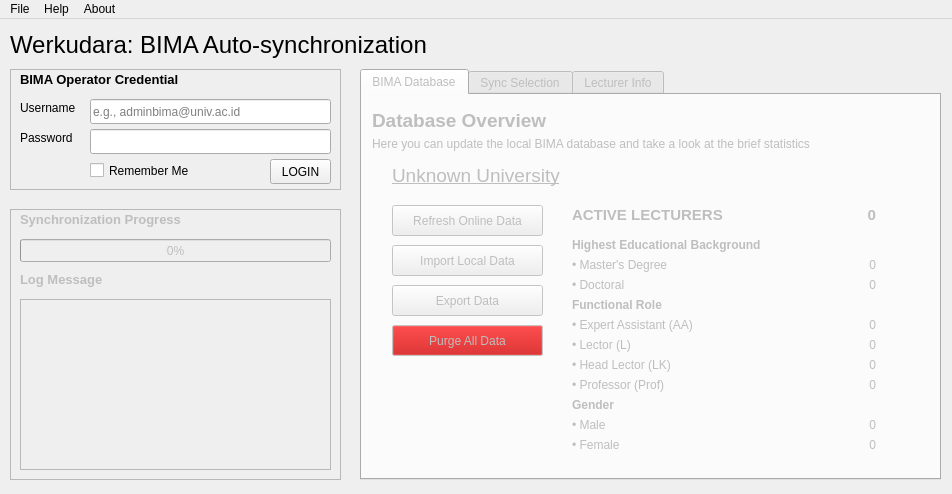
<?xml version="1.0" encoding="UTF-8"?>
<ui version="4.0">
 <class>MainWindow</class>
 <widget class="QMainWindow" name="MainWindow">
  <property name="geometry">
   <rect>
    <x>0</x>
    <y>0</y>
    <width>952</width>
    <height>494</height>
   </rect>
  </property>
  <property name="windowTitle">
   <string>Werkudara: BIMA Auto-synchronization</string>
  </property>
  <widget class="QWidget" name="centralwidget">
   <widget class="QLabel" name="title_app">
    <property name="geometry">
     <rect>
      <x>10</x>
      <y>10</y>
      <width>471</width>
      <height>31</height>
     </rect>
    </property>
    <property name="font">
     <font>
      <pointsize>18</pointsize>
     </font>
    </property>
    <property name="text">
     <string>Werkudara: BIMA Auto-synchronization</string>
    </property>
   </widget>
   <widget class="QFrame" name="frame_cred">
    <property name="geometry">
     <rect>
      <x>10</x>
      <y>50</y>
      <width>331</width>
      <height>121</height>
     </rect>
    </property>
    <property name="frameShape">
     <enum>QFrame::StyledPanel</enum>
    </property>
    <property name="frameShadow">
     <enum>QFrame::Raised</enum>
    </property>
    <widget class="QLabel" name="title_av">
     <property name="geometry">
      <rect>
       <x>10</x>
       <y>0</y>
       <width>201</width>
       <height>21</height>
      </rect>
     </property>
     <property name="font">
      <font>
       <pointsize>10</pointsize>
       <weight>75</weight>
       <bold>true</bold>
      </font>
     </property>
     <property name="text">
      <string>BIMA Operator Credential</string>
     </property>
    </widget>
    <widget class="QLabel" name="title_avpass">
     <property name="geometry">
      <rect>
       <x>10</x>
       <y>60</y>
       <width>61</width>
       <height>17</height>
      </rect>
     </property>
     <property name="text">
      <string>Password</string>
     </property>
    </widget>
    <widget class="QLabel" name="title_avuser">
     <property name="geometry">
      <rect>
       <x>10</x>
       <y>30</y>
       <width>61</width>
       <height>17</height>
      </rect>
     </property>
     <property name="text">
      <string>Username</string>
     </property>
    </widget>
    <widget class="QLineEdit" name="input_user">
     <property name="geometry">
      <rect>
       <x>80</x>
       <y>30</y>
       <width>241</width>
       <height>25</height>
      </rect>
     </property>
     <property name="placeholderText">
      <string>e.g., adminbima@univ.ac.id</string>
     </property>
    </widget>
    <widget class="QLineEdit" name="input_pass">
     <property name="geometry">
      <rect>
       <x>80</x>
       <y>60</y>
       <width>241</width>
       <height>25</height>
      </rect>
     </property>
     <property name="inputMask">
      <string/>
     </property>
     <property name="text">
      <string/>
     </property>
     <property name="echoMode">
      <enum>QLineEdit::Password</enum>
     </property>
    </widget>
    <widget class="QPushButton" name="btn_login">
     <property name="geometry">
      <rect>
       <x>260</x>
       <y>90</y>
       <width>61</width>
       <height>25</height>
      </rect>
     </property>
     <property name="text">
      <string>LOGIN</string>
     </property>
    </widget>
    <widget class="QCheckBox" name="checkbox_remember">
     <property name="geometry">
      <rect>
       <x>80</x>
       <y>90</y>
       <width>111</width>
       <height>23</height>
      </rect>
     </property>
     <property name="text">
      <string>Remember Me</string>
     </property>
     <property name="checked">
      <bool>false</bool>
     </property>
    </widget>
   </widget>
   <widget class="QTabWidget" name="frame_tab">
    <property name="enabled">
     <bool>false</bool>
    </property>
    <property name="geometry">
     <rect>
      <x>360</x>
      <y>50</y>
      <width>581</width>
      <height>411</height>
     </rect>
    </property>
    <property name="currentIndex">
     <number>0</number>
    </property>
    <widget class="QWidget" name="tab_1">
     <attribute name="title">
      <string>BIMA Database</string>
     </attribute>
     <widget class="QPushButton" name="btn_refresh">
      <property name="geometry">
       <rect>
        <x>30</x>
        <y>110</y>
        <width>151</width>
        <height>31</height>
       </rect>
      </property>
      <property name="font">
       <font>
        <pointsize>9</pointsize>
       </font>
      </property>
      <property name="text">
       <string>Refresh Online Data</string>
      </property>
     </widget>
     <widget class="QPushButton" name="btn_import">
      <property name="geometry">
       <rect>
        <x>30</x>
        <y>150</y>
        <width>151</width>
        <height>31</height>
       </rect>
      </property>
      <property name="font">
       <font>
        <pointsize>9</pointsize>
       </font>
      </property>
      <property name="text">
       <string>Import Local Data</string>
      </property>
     </widget>
     <widget class="QPushButton" name="btn_export">
      <property name="geometry">
       <rect>
        <x>30</x>
        <y>190</y>
        <width>151</width>
        <height>31</height>
       </rect>
      </property>
      <property name="font">
       <font>
        <pointsize>9</pointsize>
       </font>
      </property>
      <property name="text">
       <string>Export Data</string>
      </property>
     </widget>
     <widget class="QLabel" name="title_sub_3">
      <property name="geometry">
       <rect>
        <x>10</x>
        <y>40</y>
        <width>471</width>
        <height>17</height>
       </rect>
      </property>
      <property name="text">
       <string>Here you can update the local BIMA database and take a look at the brief statistics</string>
      </property>
     </widget>
     <widget class="QLabel" name="title_main_3">
      <property name="geometry">
       <rect>
        <x>10</x>
        <y>10</y>
        <width>251</width>
        <height>31</height>
       </rect>
      </property>
      <property name="font">
       <font>
        <pointsize>14</pointsize>
        <weight>75</weight>
        <bold>true</bold>
       </font>
      </property>
      <property name="text">
       <string>Database Overview</string>
      </property>
     </widget>
     <widget class="QPushButton" name="btn_purge">
      <property name="geometry">
       <rect>
        <x>30</x>
        <y>230</y>
        <width>151</width>
        <height>31</height>
       </rect>
      </property>
      <property name="palette">
       <palette>
        <active>
         <colorrole role="Button">
          <brush brushstyle="SolidPattern">
           <color alpha="255">
            <red>190</red>
            <green>0</green>
            <blue>0</blue>
           </color>
          </brush>
         </colorrole>
        </active>
        <inactive>
         <colorrole role="Button">
          <brush brushstyle="SolidPattern">
           <color alpha="255">
            <red>190</red>
            <green>0</green>
            <blue>0</blue>
           </color>
          </brush>
         </colorrole>
        </inactive>
        <disabled>
         <colorrole role="Button">
          <brush brushstyle="SolidPattern">
           <color alpha="255">
            <red>190</red>
            <green>0</green>
            <blue>0</blue>
           </color>
          </brush>
         </colorrole>
        </disabled>
       </palette>
      </property>
      <property name="font">
       <font>
        <pointsize>9</pointsize>
       </font>
      </property>
      <property name="text">
       <string>Purge All Data</string>
      </property>
      <property name="flat">
       <bool>false</bool>
      </property>
     </widget>
     <widget class="QLabel" name="label_2">
      <property name="geometry">
       <rect>
        <x>210</x>
        <y>100</y>
        <width>221</width>
        <height>40</height>
       </rect>
      </property>
      <property name="font">
       <font>
        <pointsize>11</pointsize>
        <weight>75</weight>
        <bold>true</bold>
       </font>
      </property>
      <property name="text">
       <string>ACTIVE LECTURERS</string>
      </property>
     </widget>
     <widget class="QLabel" name="stat_1">
      <property name="geometry">
       <rect>
        <x>460</x>
        <y>100</y>
        <width>54</width>
        <height>40</height>
       </rect>
      </property>
      <property name="font">
       <font>
        <pointsize>11</pointsize>
        <weight>75</weight>
        <bold>true</bold>
       </font>
      </property>
      <property name="text">
       <string>0</string>
      </property>
      <property name="alignment">
       <set>Qt::AlignRight|Qt::AlignTrailing|Qt::AlignVCenter</set>
      </property>
     </widget>
     <widget class="QLabel" name="label_5">
      <property name="geometry">
       <rect>
        <x>210</x>
        <y>130</y>
        <width>221</width>
        <height>40</height>
       </rect>
      </property>
      <property name="font">
       <font>
        <weight>75</weight>
        <bold>true</bold>
       </font>
      </property>
      <property name="text">
       <string>Highest Educational Background</string>
      </property>
     </widget>
     <widget class="QLabel" name="label_6">
      <property name="geometry">
       <rect>
        <x>210</x>
        <y>150</y>
        <width>221</width>
        <height>40</height>
       </rect>
      </property>
      <property name="font">
       <font>
        <weight>50</weight>
        <bold>false</bold>
       </font>
      </property>
      <property name="text">
       <string>• Master's Degree</string>
      </property>
     </widget>
     <widget class="QLabel" name="label_7">
      <property name="geometry">
       <rect>
        <x>210</x>
        <y>170</y>
        <width>221</width>
        <height>40</height>
       </rect>
      </property>
      <property name="font">
       <font>
        <weight>50</weight>
        <bold>false</bold>
       </font>
      </property>
      <property name="text">
       <string>• Doctoral</string>
      </property>
     </widget>
     <widget class="QLabel" name="label_8">
      <property name="geometry">
       <rect>
        <x>210</x>
        <y>190</y>
        <width>221</width>
        <height>40</height>
       </rect>
      </property>
      <property name="font">
       <font>
        <weight>75</weight>
        <bold>true</bold>
       </font>
      </property>
      <property name="text">
       <string>Functional Role</string>
      </property>
     </widget>
     <widget class="QLabel" name="label_10">
      <property name="geometry">
       <rect>
        <x>210</x>
        <y>210</y>
        <width>221</width>
        <height>40</height>
       </rect>
      </property>
      <property name="font">
       <font>
        <weight>50</weight>
        <bold>false</bold>
       </font>
      </property>
      <property name="text">
       <string>• Expert Assistant (AA)</string>
      </property>
     </widget>
     <widget class="QLabel" name="label_11">
      <property name="geometry">
       <rect>
        <x>210</x>
        <y>230</y>
        <width>221</width>
        <height>40</height>
       </rect>
      </property>
      <property name="font">
       <font>
        <weight>50</weight>
        <bold>false</bold>
       </font>
      </property>
      <property name="text">
       <string>• Lector (L)</string>
      </property>
     </widget>
     <widget class="QLabel" name="label_12">
      <property name="geometry">
       <rect>
        <x>210</x>
        <y>250</y>
        <width>221</width>
        <height>40</height>
       </rect>
      </property>
      <property name="font">
       <font>
        <weight>50</weight>
        <bold>false</bold>
       </font>
      </property>
      <property name="text">
       <string>• Head Lector (LK)</string>
      </property>
     </widget>
     <widget class="QLabel" name="label_13">
      <property name="geometry">
       <rect>
        <x>210</x>
        <y>270</y>
        <width>221</width>
        <height>40</height>
       </rect>
      </property>
      <property name="font">
       <font>
        <weight>50</weight>
        <bold>false</bold>
       </font>
      </property>
      <property name="text">
       <string>• Professor (Prof)</string>
      </property>
     </widget>
     <widget class="QLabel" name="label_14">
      <property name="geometry">
       <rect>
        <x>210</x>
        <y>290</y>
        <width>221</width>
        <height>40</height>
       </rect>
      </property>
      <property name="font">
       <font>
        <weight>75</weight>
        <bold>true</bold>
       </font>
      </property>
      <property name="text">
       <string>Gender</string>
      </property>
     </widget>
     <widget class="QLabel" name="label_16">
      <property name="geometry">
       <rect>
        <x>210</x>
        <y>310</y>
        <width>221</width>
        <height>40</height>
       </rect>
      </property>
      <property name="font">
       <font>
        <weight>50</weight>
        <bold>false</bold>
       </font>
      </property>
      <property name="text">
       <string>• Male</string>
      </property>
     </widget>
     <widget class="QLabel" name="label_17">
      <property name="geometry">
       <rect>
        <x>210</x>
        <y>330</y>
        <width>221</width>
        <height>40</height>
       </rect>
      </property>
      <property name="font">
       <font>
        <weight>50</weight>
        <bold>false</bold>
       </font>
      </property>
      <property name="text">
       <string>• Female</string>
      </property>
     </widget>
     <widget class="QLabel" name="stat_2">
      <property name="geometry">
       <rect>
        <x>460</x>
        <y>150</y>
        <width>54</width>
        <height>40</height>
       </rect>
      </property>
      <property name="font">
       <font>
        <pointsize>9</pointsize>
        <weight>50</weight>
        <bold>false</bold>
       </font>
      </property>
      <property name="text">
       <string>0</string>
      </property>
      <property name="alignment">
       <set>Qt::AlignRight|Qt::AlignTrailing|Qt::AlignVCenter</set>
      </property>
     </widget>
     <widget class="QLabel" name="stat_3">
      <property name="geometry">
       <rect>
        <x>460</x>
        <y>170</y>
        <width>54</width>
        <height>40</height>
       </rect>
      </property>
      <property name="font">
       <font>
        <pointsize>9</pointsize>
        <weight>50</weight>
        <bold>false</bold>
       </font>
      </property>
      <property name="text">
       <string>0</string>
      </property>
      <property name="alignment">
       <set>Qt::AlignRight|Qt::AlignTrailing|Qt::AlignVCenter</set>
      </property>
     </widget>
     <widget class="QLabel" name="stat_4">
      <property name="geometry">
       <rect>
        <x>460</x>
        <y>210</y>
        <width>54</width>
        <height>40</height>
       </rect>
      </property>
      <property name="font">
       <font>
        <pointsize>9</pointsize>
        <weight>50</weight>
        <bold>false</bold>
       </font>
      </property>
      <property name="text">
       <string>0</string>
      </property>
      <property name="alignment">
       <set>Qt::AlignRight|Qt::AlignTrailing|Qt::AlignVCenter</set>
      </property>
     </widget>
     <widget class="QLabel" name="stat_5">
      <property name="geometry">
       <rect>
        <x>460</x>
        <y>230</y>
        <width>54</width>
        <height>40</height>
       </rect>
      </property>
      <property name="font">
       <font>
        <pointsize>9</pointsize>
        <weight>50</weight>
        <bold>false</bold>
       </font>
      </property>
      <property name="text">
       <string>0</string>
      </property>
      <property name="alignment">
       <set>Qt::AlignRight|Qt::AlignTrailing|Qt::AlignVCenter</set>
      </property>
     </widget>
     <widget class="QLabel" name="stat_6">
      <property name="geometry">
       <rect>
        <x>460</x>
        <y>250</y>
        <width>54</width>
        <height>40</height>
       </rect>
      </property>
      <property name="font">
       <font>
        <pointsize>9</pointsize>
        <weight>50</weight>
        <bold>false</bold>
       </font>
      </property>
      <property name="text">
       <string>0</string>
      </property>
      <property name="alignment">
       <set>Qt::AlignRight|Qt::AlignTrailing|Qt::AlignVCenter</set>
      </property>
     </widget>
     <widget class="QLabel" name="stat_7">
      <property name="geometry">
       <rect>
        <x>460</x>
        <y>270</y>
        <width>54</width>
        <height>40</height>
       </rect>
      </property>
      <property name="font">
       <font>
        <pointsize>9</pointsize>
        <weight>50</weight>
        <bold>false</bold>
       </font>
      </property>
      <property name="text">
       <string>0</string>
      </property>
      <property name="alignment">
       <set>Qt::AlignRight|Qt::AlignTrailing|Qt::AlignVCenter</set>
      </property>
     </widget>
     <widget class="QLabel" name="stat_8">
      <property name="geometry">
       <rect>
        <x>460</x>
        <y>310</y>
        <width>54</width>
        <height>40</height>
       </rect>
      </property>
      <property name="font">
       <font>
        <pointsize>9</pointsize>
        <weight>50</weight>
        <bold>false</bold>
       </font>
      </property>
      <property name="text">
       <string>0</string>
      </property>
      <property name="alignment">
       <set>Qt::AlignRight|Qt::AlignTrailing|Qt::AlignVCenter</set>
      </property>
     </widget>
     <widget class="QLabel" name="stat_9">
      <property name="geometry">
       <rect>
        <x>460</x>
        <y>330</y>
        <width>54</width>
        <height>40</height>
       </rect>
      </property>
      <property name="font">
       <font>
        <pointsize>9</pointsize>
        <weight>50</weight>
        <bold>false</bold>
       </font>
      </property>
      <property name="text">
       <string>0</string>
      </property>
      <property name="alignment">
       <set>Qt::AlignRight|Qt::AlignTrailing|Qt::AlignVCenter</set>
      </property>
     </widget>
     <widget class="QLabel" name="label_48">
      <property name="geometry">
       <rect>
        <x>30</x>
        <y>70</y>
        <width>480</width>
        <height>21</height>
       </rect>
      </property>
      <property name="font">
       <font>
        <pointsize>14</pointsize>
        <weight>50</weight>
        <italic>false</italic>
        <bold>false</bold>
        <underline>true</underline>
       </font>
      </property>
      <property name="text">
       <string>Unknown University</string>
      </property>
     </widget>
    </widget>
    <widget class="QWidget" name="tab_2">
     <attribute name="title">
      <string>Sync Selection</string>
     </attribute>
     <widget class="QLabel" name="title_main">
      <property name="geometry">
       <rect>
        <x>10</x>
        <y>10</y>
        <width>251</width>
        <height>31</height>
       </rect>
      </property>
      <property name="font">
       <font>
        <pointsize>14</pointsize>
        <weight>75</weight>
        <bold>true</bold>
       </font>
      </property>
      <property name="text">
       <string>Synchronization Selection</string>
      </property>
     </widget>
     <widget class="QRadioButton" name="radio_sync_some">
      <property name="geometry">
       <rect>
        <x>10</x>
        <y>80</y>
        <width>221</width>
        <height>23</height>
       </rect>
      </property>
      <property name="text">
       <string>Only sync selected lecturers:</string>
      </property>
      <property name="checked">
       <bool>false</bool>
      </property>
     </widget>
     <widget class="QLabel" name="title_sub">
      <property name="geometry">
       <rect>
        <x>10</x>
        <y>40</y>
        <width>431</width>
        <height>17</height>
       </rect>
      </property>
      <property name="text">
       <string>Please determine the BIMA lecturers whose PDDIKTI data you wish to sync</string>
      </property>
     </widget>
     <widget class="QPushButton" name="btn_sync_now">
      <property name="geometry">
       <rect>
        <x>450</x>
        <y>70</y>
        <width>121</width>
        <height>31</height>
       </rect>
      </property>
      <property name="font">
       <font>
        <pointsize>12</pointsize>
        <weight>75</weight>
        <bold>true</bold>
       </font>
      </property>
      <property name="text">
       <string>SYNC NOW!</string>
      </property>
     </widget>
     <widget class="QRadioButton" name="radio_sync_all">
      <property name="geometry">
       <rect>
        <x>10</x>
        <y>60</y>
        <width>221</width>
        <height>23</height>
       </rect>
      </property>
      <property name="text">
       <string>Sync all BIMA lecturers</string>
      </property>
      <property name="checked">
       <bool>true</bool>
      </property>
     </widget>
     <widget class="QFrame" name="frame_lecturers">
      <property name="enabled">
       <bool>false</bool>
      </property>
      <property name="geometry">
       <rect>
        <x>10</x>
        <y>110</y>
        <width>561</width>
        <height>261</height>
       </rect>
      </property>
      <property name="frameShape">
       <enum>QFrame::StyledPanel</enum>
      </property>
      <property name="frameShadow">
       <enum>QFrame::Raised</enum>
      </property>
      <widget class="QLabel" name="title_lecturers_left">
       <property name="geometry">
        <rect>
         <x>20</x>
         <y>10</y>
         <width>171</width>
         <height>21</height>
        </rect>
       </property>
       <property name="font">
        <font>
         <weight>75</weight>
         <bold>true</bold>
        </font>
       </property>
       <property name="text">
        <string>List of Active Lecturers:</string>
       </property>
      </widget>
      <widget class="QPushButton" name="btn_move_left">
       <property name="geometry">
        <rect>
         <x>260</x>
         <y>140</y>
         <width>41</width>
         <height>25</height>
        </rect>
       </property>
       <property name="text">
        <string>&lt;&lt;&lt;</string>
       </property>
      </widget>
      <widget class="QPushButton" name="btn_move_right">
       <property name="geometry">
        <rect>
         <x>260</x>
         <y>100</y>
         <width>41</width>
         <height>25</height>
        </rect>
       </property>
       <property name="text">
        <string>&gt;&gt;&gt;</string>
       </property>
      </widget>
      <widget class="QListWidget" name="list_lecturers_left">
       <property name="enabled">
        <bool>false</bool>
       </property>
       <property name="geometry">
        <rect>
         <x>20</x>
         <y>31</y>
         <width>231</width>
         <height>211</height>
        </rect>
       </property>
       <property name="selectionMode">
        <enum>QAbstractItemView::ExtendedSelection</enum>
       </property>
      </widget>
      <widget class="QLabel" name="title_lecturers_right">
       <property name="geometry">
        <rect>
         <x>310</x>
         <y>10</y>
         <width>231</width>
         <height>21</height>
        </rect>
       </property>
       <property name="font">
        <font>
         <weight>75</weight>
         <bold>true</bold>
        </font>
       </property>
       <property name="text">
        <string>Lecturers queued for synchronization:</string>
       </property>
      </widget>
      <widget class="QListWidget" name="list_lecturers_right">
       <property name="enabled">
        <bool>false</bool>
       </property>
       <property name="geometry">
        <rect>
         <x>310</x>
         <y>30</y>
         <width>231</width>
         <height>211</height>
        </rect>
       </property>
       <property name="selectionMode">
        <enum>QAbstractItemView::ExtendedSelection</enum>
       </property>
      </widget>
     </widget>
    </widget>
    <widget class="QWidget" name="tab_3">
     <attribute name="title">
      <string>Lecturer Info</string>
     </attribute>
     <widget class="QLabel" name="label_47">
      <property name="geometry">
       <rect>
        <x>10</x>
        <y>10</y>
        <width>311</width>
        <height>31</height>
       </rect>
      </property>
      <property name="font">
       <font>
        <pointsize>14</pointsize>
        <weight>75</weight>
        <bold>true</bold>
       </font>
      </property>
      <property name="text">
       <string>Detailed Lecturer Information</string>
      </property>
     </widget>
     <widget class="QLabel" name="label_49">
      <property name="geometry">
       <rect>
        <x>10</x>
        <y>40</y>
        <width>521</width>
        <height>17</height>
       </rect>
      </property>
      <property name="text">
       <string>Please select from the list of active lecturers in the left pane to take a look at the detail info</string>
      </property>
     </widget>
     <widget class="QLabel" name="label_46">
      <property name="geometry">
       <rect>
        <x>20</x>
        <y>70</y>
        <width>151</width>
        <height>21</height>
       </rect>
      </property>
      <property name="font">
       <font>
        <weight>75</weight>
        <bold>true</bold>
       </font>
      </property>
      <property name="text">
       <string>List of Active Lecturers:</string>
      </property>
     </widget>
     <widget class="QListWidget" name="list_active_lecturers">
      <property name="enabled">
       <bool>false</bool>
      </property>
      <property name="geometry">
       <rect>
        <x>20</x>
        <y>91</y>
        <width>201</width>
        <height>271</height>
       </rect>
      </property>
      <property name="selectionMode">
       <enum>QAbstractItemView::SingleSelection</enum>
      </property>
     </widget>
     <widget class="QLabel" name="label_24">
      <property name="geometry">
       <rect>
        <x>240</x>
        <y>70</y>
        <width>91</width>
        <height>17</height>
       </rect>
      </property>
      <property name="font">
       <font>
        <weight>75</weight>
        <bold>true</bold>
       </font>
      </property>
      <property name="text">
       <string>NAME</string>
      </property>
     </widget>
     <widget class="QLabel" name="info_name">
      <property name="geometry">
       <rect>
        <x>340</x>
        <y>70</y>
        <width>221</width>
        <height>31</height>
       </rect>
      </property>
      <property name="font">
       <font>
        <weight>50</weight>
        <bold>false</bold>
       </font>
      </property>
      <property name="text">
       <string>-</string>
      </property>
      <property name="alignment">
       <set>Qt::AlignLeading|Qt::AlignLeft|Qt::AlignTop</set>
      </property>
      <property name="wordWrap">
       <bool>true</bool>
      </property>
     </widget>
     <widget class="QLabel" name="label_26">
      <property name="geometry">
       <rect>
        <x>240</x>
        <y>110</y>
        <width>91</width>
        <height>17</height>
       </rect>
      </property>
      <property name="font">
       <font>
        <weight>75</weight>
        <bold>true</bold>
       </font>
      </property>
      <property name="text">
       <string>ROLE</string>
      </property>
     </widget>
     <widget class="QLabel" name="info_role">
      <property name="geometry">
       <rect>
        <x>340</x>
        <y>110</y>
        <width>221</width>
        <height>17</height>
       </rect>
      </property>
      <property name="font">
       <font>
        <weight>50</weight>
        <bold>false</bold>
       </font>
      </property>
      <property name="text">
       <string>-</string>
      </property>
     </widget>
     <widget class="QLabel" name="label_28">
      <property name="geometry">
       <rect>
        <x>240</x>
        <y>150</y>
        <width>91</width>
        <height>17</height>
       </rect>
      </property>
      <property name="font">
       <font>
        <weight>75</weight>
        <bold>true</bold>
       </font>
      </property>
      <property name="text">
       <string>PROGRAM</string>
      </property>
     </widget>
     <widget class="QLabel" name="info_program">
      <property name="geometry">
       <rect>
        <x>340</x>
        <y>150</y>
        <width>221</width>
        <height>17</height>
       </rect>
      </property>
      <property name="font">
       <font>
        <weight>50</weight>
        <bold>false</bold>
       </font>
      </property>
      <property name="text">
       <string>-</string>
      </property>
     </widget>
     <widget class="QLabel" name="label_30">
      <property name="geometry">
       <rect>
        <x>240</x>
        <y>170</y>
        <width>91</width>
        <height>17</height>
       </rect>
      </property>
      <property name="font">
       <font>
        <weight>75</weight>
        <bold>true</bold>
       </font>
      </property>
      <property name="text">
       <string>NIDN</string>
      </property>
     </widget>
     <widget class="QLabel" name="info_nidn">
      <property name="geometry">
       <rect>
        <x>340</x>
        <y>170</y>
        <width>221</width>
        <height>17</height>
       </rect>
      </property>
      <property name="font">
       <font>
        <weight>50</weight>
        <bold>false</bold>
       </font>
      </property>
      <property name="text">
       <string>-</string>
      </property>
     </widget>
     <widget class="QLabel" name="label_32">
      <property name="geometry">
       <rect>
        <x>240</x>
        <y>190</y>
        <width>91</width>
        <height>17</height>
       </rect>
      </property>
      <property name="font">
       <font>
        <weight>75</weight>
        <bold>true</bold>
       </font>
      </property>
      <property name="text">
       <string>NATIONAL ID</string>
      </property>
     </widget>
     <widget class="QLabel" name="info_nat_id">
      <property name="geometry">
       <rect>
        <x>340</x>
        <y>190</y>
        <width>221</width>
        <height>17</height>
       </rect>
      </property>
      <property name="font">
       <font>
        <weight>50</weight>
        <bold>false</bold>
       </font>
      </property>
      <property name="text">
       <string>-</string>
      </property>
     </widget>
     <widget class="QLabel" name="label_34">
      <property name="geometry">
       <rect>
        <x>240</x>
        <y>210</y>
        <width>101</width>
        <height>17</height>
       </rect>
      </property>
      <property name="font">
       <font>
        <weight>75</weight>
        <bold>true</bold>
       </font>
      </property>
      <property name="text">
       <string>BIRTHPLACE</string>
      </property>
     </widget>
     <widget class="QLabel" name="info_birthplace">
      <property name="geometry">
       <rect>
        <x>340</x>
        <y>210</y>
        <width>221</width>
        <height>17</height>
       </rect>
      </property>
      <property name="font">
       <font>
        <weight>50</weight>
        <bold>false</bold>
       </font>
      </property>
      <property name="text">
       <string>-</string>
      </property>
     </widget>
     <widget class="QLabel" name="label_36">
      <property name="geometry">
       <rect>
        <x>240</x>
        <y>230</y>
        <width>91</width>
        <height>17</height>
       </rect>
      </property>
      <property name="font">
       <font>
        <weight>75</weight>
        <bold>true</bold>
       </font>
      </property>
      <property name="text">
       <string>DATE OF BIRTH</string>
      </property>
     </widget>
     <widget class="QLabel" name="info_dob">
      <property name="geometry">
       <rect>
        <x>340</x>
        <y>230</y>
        <width>221</width>
        <height>17</height>
       </rect>
      </property>
      <property name="font">
       <font>
        <weight>50</weight>
        <bold>false</bold>
       </font>
      </property>
      <property name="text">
       <string>-</string>
      </property>
     </widget>
     <widget class="QLabel" name="label_38">
      <property name="geometry">
       <rect>
        <x>240</x>
        <y>250</y>
        <width>91</width>
        <height>17</height>
       </rect>
      </property>
      <property name="font">
       <font>
        <weight>75</weight>
        <bold>true</bold>
       </font>
      </property>
      <property name="text">
       <string>PHONE</string>
      </property>
     </widget>
     <widget class="QLabel" name="info_phone">
      <property name="geometry">
       <rect>
        <x>340</x>
        <y>250</y>
        <width>221</width>
        <height>17</height>
       </rect>
      </property>
      <property name="font">
       <font>
        <weight>50</weight>
        <bold>false</bold>
       </font>
      </property>
      <property name="text">
       <string>-</string>
      </property>
     </widget>
     <widget class="QLabel" name="label_40">
      <property name="geometry">
       <rect>
        <x>240</x>
        <y>270</y>
        <width>91</width>
        <height>17</height>
       </rect>
      </property>
      <property name="font">
       <font>
        <weight>75</weight>
        <bold>true</bold>
       </font>
      </property>
      <property name="text">
       <string>EMAIL</string>
      </property>
     </widget>
     <widget class="QLabel" name="info_email">
      <property name="geometry">
       <rect>
        <x>340</x>
        <y>270</y>
        <width>221</width>
        <height>17</height>
       </rect>
      </property>
      <property name="font">
       <font>
        <weight>50</weight>
        <bold>false</bold>
       </font>
      </property>
      <property name="text">
       <string>-</string>
      </property>
     </widget>
     <widget class="QLabel" name="label_42">
      <property name="geometry">
       <rect>
        <x>240</x>
        <y>330</y>
        <width>91</width>
        <height>17</height>
       </rect>
      </property>
      <property name="font">
       <font>
        <weight>75</weight>
        <bold>true</bold>
       </font>
      </property>
      <property name="text">
       <string>ADDRESS</string>
      </property>
     </widget>
     <widget class="QLabel" name="info_address">
      <property name="geometry">
       <rect>
        <x>340</x>
        <y>330</y>
        <width>221</width>
        <height>31</height>
       </rect>
      </property>
      <property name="font">
       <font>
        <weight>50</weight>
        <bold>false</bold>
       </font>
      </property>
      <property name="text">
       <string>-</string>
      </property>
      <property name="alignment">
       <set>Qt::AlignLeading|Qt::AlignLeft|Qt::AlignTop</set>
      </property>
      <property name="wordWrap">
       <bool>true</bool>
      </property>
     </widget>
     <widget class="QLabel" name="label_44">
      <property name="geometry">
       <rect>
        <x>240</x>
        <y>290</y>
        <width>91</width>
        <height>17</height>
       </rect>
      </property>
      <property name="font">
       <font>
        <weight>75</weight>
        <bold>true</bold>
       </font>
      </property>
      <property name="text">
       <string>GENDER</string>
      </property>
     </widget>
     <widget class="QLabel" name="label_45">
      <property name="geometry">
       <rect>
        <x>240</x>
        <y>310</y>
        <width>91</width>
        <height>17</height>
       </rect>
      </property>
      <property name="font">
       <font>
        <weight>75</weight>
        <bold>true</bold>
       </font>
      </property>
      <property name="text">
       <string>AFFILIATION</string>
      </property>
     </widget>
     <widget class="QLabel" name="info_gender">
      <property name="geometry">
       <rect>
        <x>340</x>
        <y>290</y>
        <width>221</width>
        <height>17</height>
       </rect>
      </property>
      <property name="font">
       <font>
        <weight>50</weight>
        <bold>false</bold>
       </font>
      </property>
      <property name="text">
       <string>-</string>
      </property>
     </widget>
     <widget class="QLabel" name="info_affiliation">
      <property name="geometry">
       <rect>
        <x>340</x>
        <y>310</y>
        <width>221</width>
        <height>17</height>
       </rect>
      </property>
      <property name="font">
       <font>
        <weight>50</weight>
        <bold>false</bold>
       </font>
      </property>
      <property name="text">
       <string>-</string>
      </property>
     </widget>
     <widget class="QLabel" name="info_highest_degree">
      <property name="geometry">
       <rect>
        <x>340</x>
        <y>130</y>
        <width>221</width>
        <height>17</height>
       </rect>
      </property>
      <property name="font">
       <font>
        <weight>50</weight>
        <bold>false</bold>
       </font>
      </property>
      <property name="text">
       <string>-</string>
      </property>
     </widget>
     <widget class="QLabel" name="label_29">
      <property name="geometry">
       <rect>
        <x>240</x>
        <y>130</y>
        <width>91</width>
        <height>17</height>
       </rect>
      </property>
      <property name="font">
       <font>
        <weight>75</weight>
        <bold>true</bold>
       </font>
      </property>
      <property name="text">
       <string>EDUCATION</string>
      </property>
     </widget>
    </widget>
   </widget>
   <widget class="QFrame" name="frame_log">
    <property name="enabled">
     <bool>false</bool>
    </property>
    <property name="geometry">
     <rect>
      <x>10</x>
      <y>190</y>
      <width>331</width>
      <height>271</height>
     </rect>
    </property>
    <property name="frameShape">
     <enum>QFrame::StyledPanel</enum>
    </property>
    <property name="frameShadow">
     <enum>QFrame::Raised</enum>
    </property>
    <widget class="QProgressBar" name="progress_sync">
     <property name="geometry">
      <rect>
       <x>10</x>
       <y>30</y>
       <width>311</width>
       <height>23</height>
      </rect>
     </property>
     <property name="value">
      <number>0</number>
     </property>
    </widget>
    <widget class="QLabel" name="title_syncprog">
     <property name="geometry">
      <rect>
       <x>10</x>
       <y>0</y>
       <width>201</width>
       <height>21</height>
      </rect>
     </property>
     <property name="font">
      <font>
       <pointsize>10</pointsize>
       <weight>75</weight>
       <bold>true</bold>
      </font>
     </property>
     <property name="text">
      <string>Synchronization Progress</string>
     </property>
    </widget>
    <widget class="QPlainTextEdit" name="area_message">
     <property name="geometry">
      <rect>
       <x>10</x>
       <y>90</y>
       <width>311</width>
       <height>171</height>
      </rect>
     </property>
     <property name="readOnly">
      <bool>true</bool>
     </property>
    </widget>
    <widget class="QLabel" name="title_message">
     <property name="geometry">
      <rect>
       <x>10</x>
       <y>60</y>
       <width>201</width>
       <height>21</height>
      </rect>
     </property>
     <property name="font">
      <font>
       <pointsize>10</pointsize>
       <weight>75</weight>
       <bold>true</bold>
      </font>
     </property>
     <property name="text">
      <string>Log Message</string>
     </property>
    </widget>
   </widget>
  </widget>
  <widget class="QMenuBar" name="menubar">
   <property name="geometry">
    <rect>
     <x>0</x>
     <y>0</y>
     <width>952</width>
     <height>21</height>
    </rect>
   </property>
   <widget class="QMenu" name="menu_help">
    <property name="title">
     <string>Help</string>
    </property>
    <addaction name="action_howto"/>
    <addaction name="action_troubleshooting"/>
   </widget>
   <widget class="QMenu" name="menu_about">
    <property name="title">
     <string>About</string>
    </property>
    <addaction name="action_about"/>
    <addaction name="action_changelog"/>
    <addaction name="action_license"/>
   </widget>
   <widget class="QMenu" name="menu_file">
    <property name="title">
     <string>File</string>
    </property>
    <addaction name="action_quit"/>
   </widget>
   <addaction name="menu_file"/>
   <addaction name="menu_help"/>
   <addaction name="menu_about"/>
  </widget>
  <action name="action_howto">
   <property name="text">
    <string>How to use the app ...</string>
   </property>
  </action>
  <action name="action_about">
   <property name="text">
    <string>About Werkudara</string>
   </property>
  </action>
  <action name="action_license">
   <property name="text">
    <string>License</string>
   </property>
  </action>
  <action name="action_quit">
   <property name="text">
    <string>Quit</string>
   </property>
  </action>
  <action name="action_troubleshooting">
   <property name="text">
    <string>Troubleshooting ...</string>
   </property>
  </action>
  <action name="action_changelog">
   <property name="text">
    <string>Changelog</string>
   </property>
  </action>
 </widget>
 <tabstops>
  <tabstop>input_user</tabstop>
  <tabstop>input_pass</tabstop>
  <tabstop>checkbox_remember</tabstop>
  <tabstop>btn_login</tabstop>
  <tabstop>area_message</tabstop>
  <tabstop>btn_refresh</tabstop>
  <tabstop>btn_import</tabstop>
  <tabstop>btn_export</tabstop>
  <tabstop>btn_purge</tabstop>
  <tabstop>radio_sync_some</tabstop>
  <tabstop>frame_tab</tabstop>
  <tabstop>radio_sync_all</tabstop>
  <tabstop>btn_move_left</tabstop>
  <tabstop>btn_move_right</tabstop>
  <tabstop>list_lecturers_left</tabstop>
  <tabstop>list_lecturers_right</tabstop>
  <tabstop>list_active_lecturers</tabstop>
  <tabstop>btn_sync_now</tabstop>
 </tabstops>
 <resources/>
 <connections/>
</ui>
